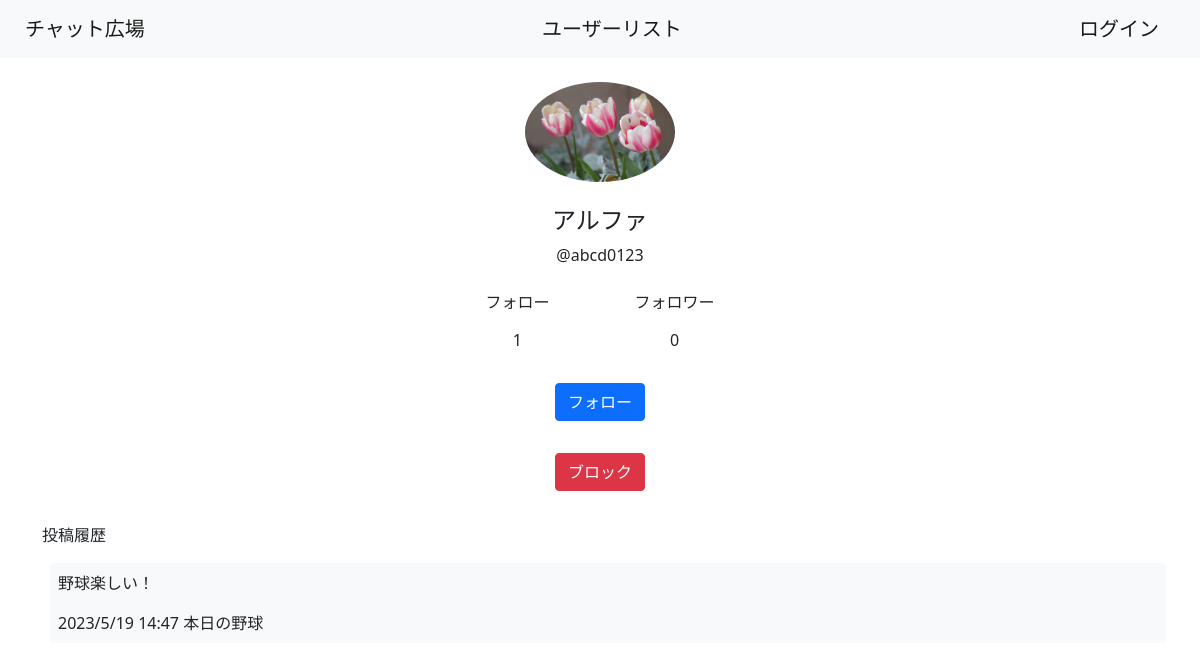
Before: /user/8 with the older database file.
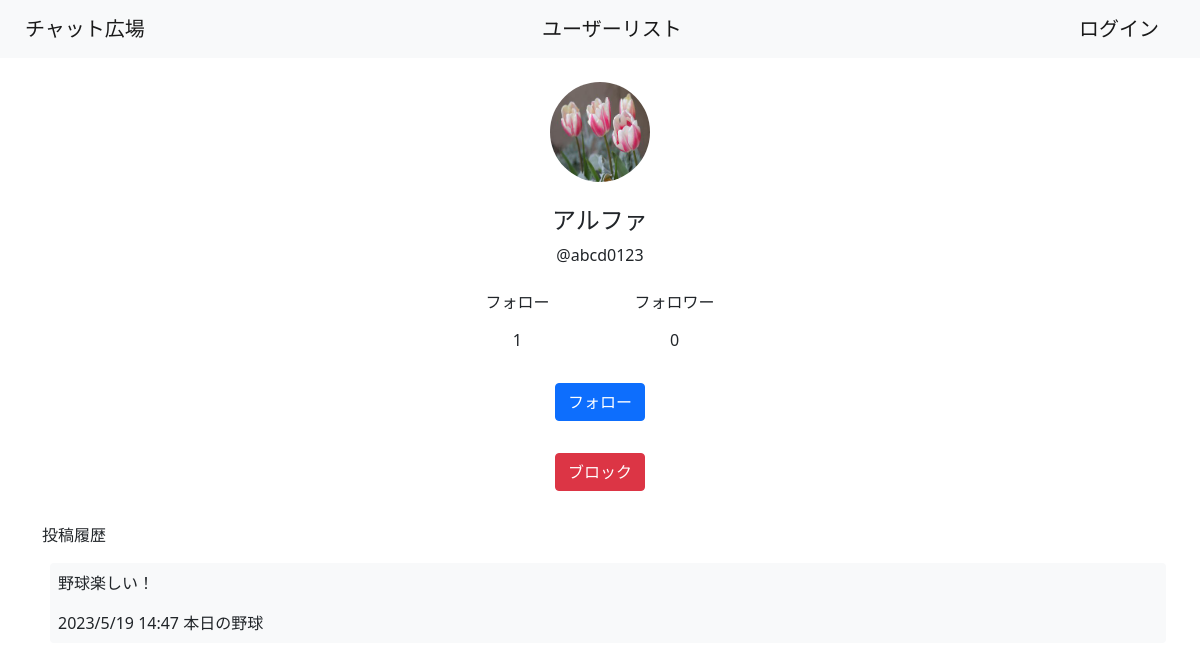
After: the same page with the newer database file.
### chatrooms/models.py (models this page shows, shortened)
class CustomUser(AbstractUser):
    user_name = models.CharField(max_length=100, default="no name")
    memo = models.TextField()
    created_at = models.DateTimeField(auto_now_add=True)
    icon = models.ImageField(upload_to='icon', height_field=None, width_field=None, blank=True, max_length=100, default=False)
    icon_changed = models.DateTimeField(blank=True, auto_now=True)
    REQUIRED_FIELDS = ["user_name","memo"]
    groups = None
    user_permissions = None
    last_login = None
    first_name = None
    last_name = None
    email_address = None
    date_joined = None

### chatrooms/views/user.py (the view)
# urls.py: path('user/<int:pk>', user.UserDetailView.as_view(), name='ud'),
class UserDetailView(DetailView):
    template_name = 'user/detail.html'
    model = models.CustomUser
    def get_context_data(self, **kwargs):
        context=super().get_context_data() #元クラスで定義されてるデフォルトのcontextを呼び出してます
        try:
            models.Connect.objects.get(follower_id=self.kwargs.get('pk'),follow_id=self.request.user.id)
            context['follow_flag'] = True
        except:
            context['follow_flag'] = False
        try:
            imgurl=models.CustomUser.objects.get(id=self.kwargs.get('pk')).icon
            if imgurl=='False':
                imgurl="icon/none.png"
            context['imgurl'] = "/media/" + str(imgurl)
        except:
            context['imgurl'] = "/media/icon/none.png"
        return context

### chatrooms/models.py (called while the page is built)
    def __str__(self):
        return self.title

### templates/user/detail.html (shortened to what this page needs)
{% extends 'base.html' %}
{% block content %}
    <div class="container">
      <div class="row justify-content-md-center pt-4">
        <img src={{imgurl}} alt={{customuser.icon}} class="col-auto rounded-circle" width="100" height="100">
      </div>
      <div class="pt-4" name="name">
        <h4 class="text-center">{{ customuser.user_name }}</h4>
        <p class="text-center">@{{ customuser.username }}</p>
        <div class="row justify-content-md-center" name="ff">
          <div class="col-auto row justify-content-md-center" name="follow">
            <a href={%url 'fl1' customuser.id%} class="btn col-auto text-center text-decoration-none">フォロー</a>
            <a href={%url 'fl1' customuser.id%} class="btn col-auto text-center text-decoration-none">{{ customuser.follow.count}}</a>
          </div>
          <div class="col-auto row justify-content-md-center" name="follower">
            <a href={%url 'fl2' customuser.id%} class="btn col-auto text-center text-decoration-none">フォロワー</a>
            <a href={%url 'fl2' customuser.id%} class="btn col-auto text-center text-decoration-none">{{ customuser.follower.count}}</a>
          </div>
        </div>
        <div class="row p-4 justify-content-md-center">
          {%if not follow_flag%}
          <a href={%url 'cc' customuser.id%} class="btn btn-primary col-auto">フォロー</a>
          {%else%}
          <a href={%url 'cd' customuser.id%} class="btn btn-secondary col-auto">フォローを外す</a>
          {%endif%}
        </div>
        <div class="row p-2 justify-content-md-center">
          <a href="#" class="btn btn-danger col-auto">ブロック</a>
        </div>
      </div>
    </div>
    <div class="container  mt-4">
      <p class="mt-2">投稿履歴{% if customuser.post.count == 0 %}なし{%endif%}</p>
      {% for post in customuser.post.all %}
      <div class=" rounded container p-2 m-2 bg-light">
        <a href={%url 'rd' post.room.id%} class="text-dark text-decoration-none">
          <p>{{ post.text }}</p>
          {{ post.created_at|date:"Y/n/j H:i"}}
          {{ post.room }}
        </a>
      </div>
      {% endfor %}
    </div>
{% endblock content %}

Changed rows visible on the page:
changed CustomUser "アルファ": icon: a different picture
